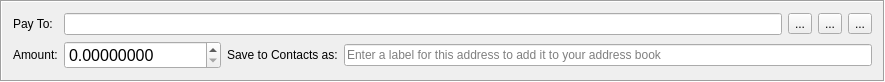
<?xml version="1.0" encoding="UTF-8"?>
<ui version="4.0">
 <class>TransferFrame</class>
 <widget class="QFrame" name="TransferFrame">
  <property name="geometry">
   <rect>
    <x>0</x>
    <y>0</y>
    <width>885</width>
    <height>80</height>
   </rect>
  </property>
  <property name="windowTitle">
   <string>Frame</string>
  </property>
  <property name="frameShape">
   <enum>QFrame::Box</enum>
  </property>
  <property name="frameShadow">
   <enum>QFrame::Sunken</enum>
  </property>
  <layout class="QGridLayout" name="gridLayout">
   <item row="0" column="0">
    <widget class="QLabel" name="label">
     <property name="text">
      <string>Pay To:</string>
     </property>
    </widget>
   </item>
   <item row="0" column="1" colspan="2">
    <layout class="QHBoxLayout" name="horizontalLayout_2">
     <item>
      <widget class="QLineEdit" name="m_addressEdit">
       <property name="clearButtonEnabled">
        <bool>false</bool>
       </property>
      </widget>
     </item>
     <item>
      <widget class="QToolButton" name="m_addressBookButton">
       <property name="toolTip">
        <string>Select recipient from Address Book</string>
       </property>
       <property name="text">
        <string>...</string>
       </property>
       <property name="icon">
        <iconset resource="../../resources.qrc">
         <normaloff>:/icons/add_recepient</normaloff>:/icons/add_recepient</iconset>
       </property>
      </widget>
     </item>
     <item>
      <widget class="QToolButton" name="m_pasteButton">
       <property name="toolTip">
        <string>Paste from clipboard</string>
       </property>
       <property name="text">
        <string>...</string>
       </property>
       <property name="icon">
        <iconset resource="../../resources.qrc">
         <normaloff>:/icons/paste</normaloff>:/icons/paste</iconset>
       </property>
      </widget>
     </item>
     <item>
      <widget class="QToolButton" name="m_removeButton">
       <property name="toolTip">
        <string>Remove recepient</string>
       </property>
       <property name="text">
        <string>...</string>
       </property>
       <property name="icon">
        <iconset resource="../../resources.qrc">
         <normaloff>:/icons/remove</normaloff>:/icons/remove</iconset>
       </property>
      </widget>
     </item>
    </layout>
   </item>
   <item row="1" column="0">
    <widget class="QLabel" name="label_3">
     <property name="text">
      <string>Amount:</string>
     </property>
    </widget>
   </item>
   <item row="1" column="1">
    <widget class="QDoubleSpinBox" name="m_amountSpin">
     <property name="font">
      <font>
       <pointsize>12</pointsize>
      </font>
     </property>
     <property name="cursor">
      <cursorShape>IBeamCursor</cursorShape>
     </property>
     <property name="layoutDirection">
      <enum>Qt::LeftToRight</enum>
     </property>
     <property name="locale">
      <locale language="English" country="UnitedStates"/>
     </property>
     <property name="suffix">
      <string notr="true"/>
     </property>
     <property name="decimals">
      <number>8</number>
     </property>
     <property name="maximum">
      <double>9999999.999998999759555</double>
     </property>
    </widget>
   </item>
   <item row="1" column="2">
    <layout class="QHBoxLayout" name="horizontalLayout">
     <item>
      <widget class="QLabel" name="label_2">
       <property name="text">
        <string>Save to Contacts as:</string>
       </property>
      </widget>
     </item>
     <item>
      <widget class="QLineEdit" name="m_labelEdit">
       <property name="maxLength">
        <number>50</number>
       </property>
       <property name="placeholderText">
        <string>Enter a label for this address to add it to your address book</string>
       </property>
      </widget>
     </item>
    </layout>
   </item>
  </layout>
 </widget>
 <tabstops>
  <tabstop>m_addressEdit</tabstop>
  <tabstop>m_amountSpin</tabstop>
  <tabstop>m_labelEdit</tabstop>
  <tabstop>m_addressBookButton</tabstop>
  <tabstop>m_pasteButton</tabstop>
  <tabstop>m_removeButton</tabstop>
 </tabstops>
 <resources>
  <include location="../../resources.qrc"/>
 </resources>
 <connections>
  <connection>
   <sender>m_removeButton</sender>
   <signal>clicked()</signal>
   <receiver>TransferFrame</receiver>
   <slot>close()</slot>
   <hints>
    <hint type="sourcelabel">
     <x>862</x>
     <y>21</y>
    </hint>
    <hint type="destinationlabel">
     <x>442</x>
     <y>60</y>
    </hint>
   </hints>
  </connection>
  <connection>
   <sender>m_addressBookButton</sender>
   <signal>clicked()</signal>
   <receiver>TransferFrame</receiver>
   <slot>addressBookClicked()</slot>
   <hints>
    <hint type="sourcelabel">
     <x>786</x>
     <y>21</y>
    </hint>
    <hint type="destinationlabel">
     <x>442</x>
     <y>60</y>
    </hint>
   </hints>
  </connection>
  <connection>
   <sender>m_pasteButton</sender>
   <signal>clicked()</signal>
   <receiver>TransferFrame</receiver>
   <slot>pasteClicked()</slot>
   <hints>
    <hint type="sourcelabel">
     <x>824</x>
     <y>21</y>
    </hint>
    <hint type="destinationlabel">
     <x>442</x>
     <y>60</y>
    </hint>
   </hints>
  </connection>
  <connection>
   <sender>m_amountSpin</sender>
   <signal>valueChanged(double)</signal>
   <receiver>TransferFrame</receiver>
   <slot>amountValueChange()</slot>
   <hints>
    <hint type="sourcelabel">
     <x>150</x>
     <y>56</y>
    </hint>
    <hint type="destinationlabel">
     <x>442</x>
     <y>39</y>
    </hint>
   </hints>
  </connection>
  <connection>
   <sender>m_removeButton</sender>
   <signal>clicked()</signal>
   <receiver>TransferFrame</receiver>
   <slot>amountValueChange()</slot>
   <hints>
    <hint type="sourcelabel">
     <x>861</x>
     <y>23</y>
    </hint>
    <hint type="destinationlabel">
     <x>442</x>
     <y>39</y>
    </hint>
   </hints>
  </connection>
  <connection>
   <sender>m_addressEdit</sender>
   <signal>textEdited(QString)</signal>
   <receiver>TransferFrame</receiver>
   <slot>addressEdited(QString)</slot>
   <hints>
    <hint type="sourcelabel">
     <x>460</x>
     <y>18</y>
    </hint>
    <hint type="destinationlabel">
     <x>442</x>
     <y>66</y>
    </hint>
   </hints>
  </connection>
 </connections>
 <slots>
  <slot>addressBookClicked()</slot>
  <slot>pasteClicked()</slot>
  <slot>addressEdited(QString)</slot>
 </slots>
</ui>
